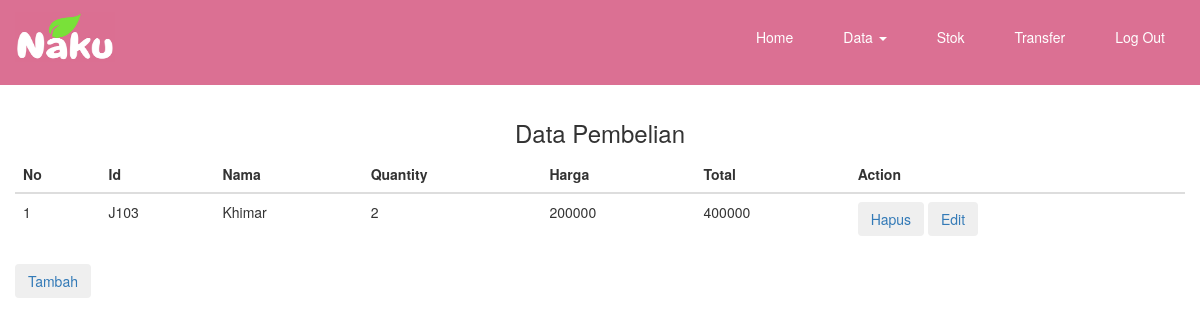
The app's page /admin.php with its own data.
### tables this page shows
CREATE TABLE `pembelian` (
  `id` varchar(10) NOT NULL,
  `nama` varchar(50) NOT NULL,
  `quantity` int(11) NOT NULL,
  `harga` int(11) NOT NULL,
  `total` int(11) NOT NULL
);

### admin.php (the view, shortened to what this page needs)
<!DOCTYPE html>
<html>
<head>
  	<link rel="stylesheet" type="text/css" href="css/admin.css">
</head>
<body>
<?php include "navbar.php"; ?>
<!DOCTYPE html>
	<div class="container">
		<div class="row">
			<center>
				<h3>Data Pembelian</h3>
			</center>
			<table class="table table-hover">
				<thead>
					<tr>
						<th>No</th>
						<th>Id</th>
						<th>Nama</th>
						<th>Quantity</th>
						<th>Harga</th>
						<th>Total</th>
						<th>Action</th>
					</tr>
				</thead>
				<tbody>
					<?php
						include "config.php";
						$sql = mysqli_query($conn, "SELECT * FROM pembelian");
						$no = 1;
					?>
					<?php
						while ($data = mysqli_fetch_array($sql)) {
					?>
					<tr>
						<td><?php echo $no++ ?></td>
						<td><?php echo $data['id'] ?></td>
						<td><?php echo $data['nama'] ?></td>
						<td><?php echo $data['quantity'] ?></td>
						<td><?php echo $data['harga'] ?></td>
						<td><?php echo $data['total'] ?></td>
						<td>
							<button type="button" class="btn"><a href="hapus-pembelian.php?id=<?php echo $data['id']; ?>">Hapus</a></button>
              				<button type="button" class="btn"><a href="form-edit-pembelian.php?id=<?php echo $data['id']; ?>">Edit</a></button>
						</td>
					</tr>
					<?php
						}
					?>
				</tbody>
			</table>
			<button type="button" class="btn"><a href="tambah-pembelian.php?">Tambah</a></button>
		</div>
	</div>
<html>
</body>
</html>

### css/admin.css (style rules this page uses)
.row { margin-top: 100px; }

### records on screen
pembelian: id "J103", nama "Khimar", quantity "2", harga "200000", total "400000"
